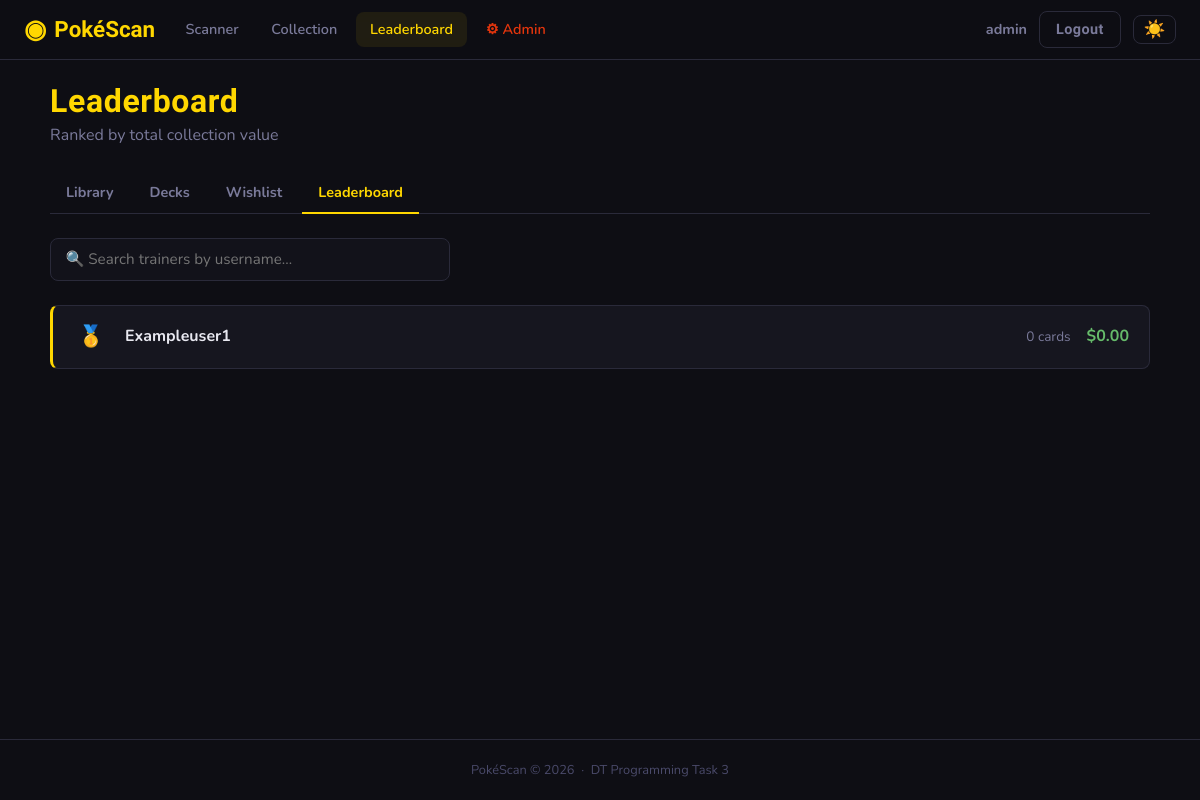
The app's page /collection/leaderboard (signed in), older data.
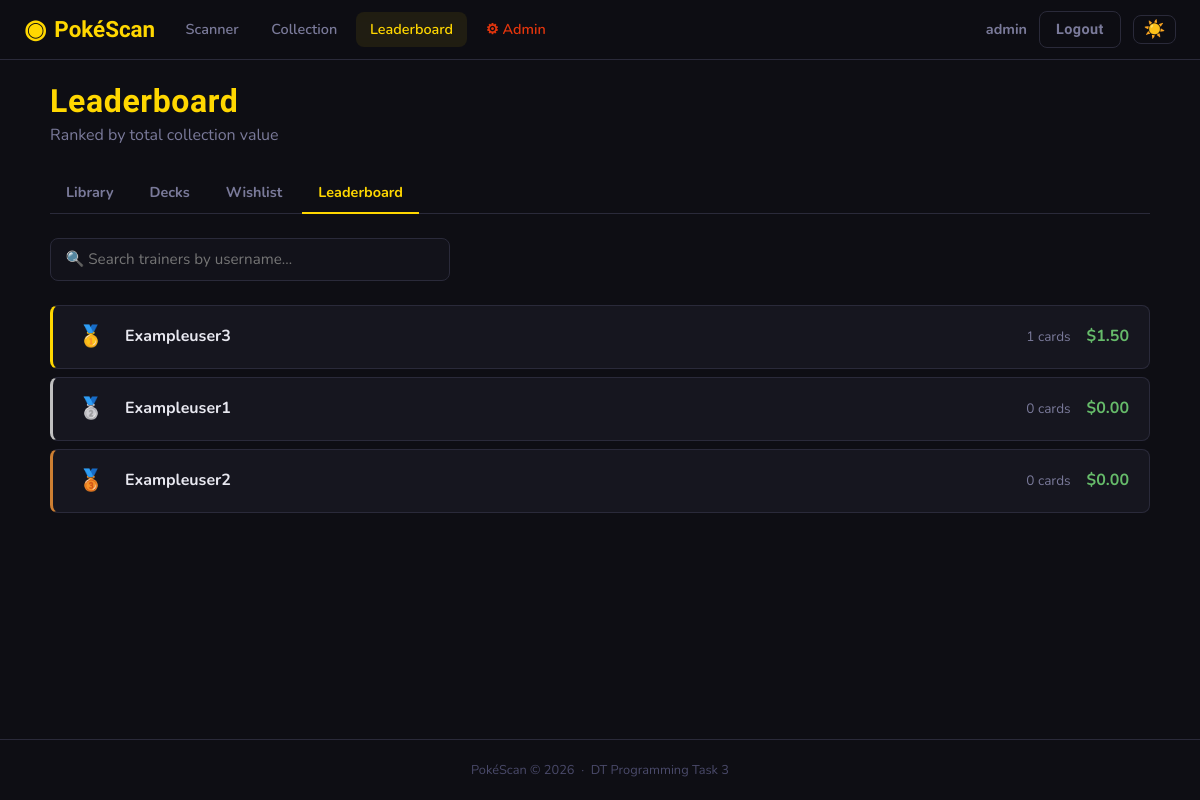
The same page, newer data.
### app/models.py (models this page shows, shortened)
class User(UserMixin, db.Model):
    __tablename__ = 'users'
    id         = db.Column(db.Integer, primary_key=True)
    username   = db.Column(db.String(80), unique=True, nullable=False)
    email      = db.Column(db.String(120), unique=True, nullable=False)
    password   = db.Column(db.String(256), nullable=False)
    role       = db.Column(db.String(20), nullable=False, default='user')
    created_at = db.Column(db.DateTime, default=datetime.utcnow)
    scans       = db.relationship('Scan',         backref='user', lazy=True, cascade='all, delete-orphan')
    decks       = db.relationship('Deck',         backref='user', lazy=True, cascade='all, delete-orphan')
    wishlist    = db.relationship('WishlistItem', backref='user', lazy=True, cascade='all, delete-orphan')
    @property
    def is_admin(self):
        return self.role == 'admin'
    @property
    def collection_value(self):
        scanned_card_ids = {s.card_id for s in self.scans}
        cards = Card.query.filter(Card.id.in_(scanned_card_ids)).all()
        return round(sum(c.market_value or 0 for c in cards), 2)
    @property
    def unique_card_count(self):
        return len({s.card_id for s in self.scans})

class Card(db.Model):
    __tablename__ = 'cards'
    id              = db.Column(db.Integer, primary_key=True)
    name            = db.Column(db.String(100), nullable=False)
    set_name        = db.Column(db.String(100), nullable=False)
    set_number      = db.Column(db.String(20))
    rarity          = db.Column(db.String(50))          # e.g. "Rare Holo", "Common"
    card_type       = db.Column(db.String(50))          # e.g. "Pokemon", "Trainer", "Energy"
    hp              = db.Column(db.Integer)
    pokemon_type    = db.Column(db.String(50))          # e.g. "Fire", "Water"
    description     = db.Column(db.Text)
    image_url       = db.Column(db.String(500))         # URL to card image
    market_value    = db.Column(db.Float, default=0.0)  # AUD value
    roboflow_class  = db.Column(db.String(100), unique=True, nullable=False)  # Matches Roboflow label exactly
    added_at        = db.Column(db.DateTime, default=datetime.utcnow)
    scans      = db.relationship('Scan',         backref='card', lazy=True)
    deck_cards = db.relationship('DeckCard',     backref='card', lazy=True, cascade='all, delete-orphan')
    wishlist   = db.relationship('WishlistItem', backref='card', lazy=True, cascade='all, delete-orphan')

### app/collection/routes.py (the view)
@collection_bp.route('/leaderboard')
@login_required
def leaderboard():
    users = User.query.filter_by(role='user').all()
    ranked = sorted(users, key=lambda u: u.collection_value, reverse=True)
    return render_template('collection/leaderboard.html', users=ranked)

### app/templates/collection/leaderboard.html (shortened to what this page needs)
{% extends "base.html" %}
{% block content %}
<div class="page-container">
    <div class="page-header">
        <div>
            <h1 class="page-title">Leaderboard</h1>
            <p class="page-subtitle">Ranked by total collection value</p>
        </div>
    </div>
    <div class="sub-nav">
        <a href="{{ url_for('collection.library') }}"     class="sub-link">Library</a>
        <a href="{{ url_for('collection.decks') }}"       class="sub-link">Decks</a>
        <a href="{{ url_for('collection.wishlist') }}"    class="sub-link">Wishlist</a>
        <a href="{{ url_for('collection.leaderboard') }}" class="sub-link active">Leaderboard</a>
    </div>
    <div class="user-search-wrap">
        <input type="text"
               id="userSearch"
               class="form-input"
               placeholder="🔍 Search trainers by username…"
               autocomplete="off">
    </div>
    <div class="leaderboard">
        {% for user in users %}
        <div class="lb-row {% if user.id == current_user.id %}lb-you{% endif %}
                           {% if loop.index == 1 %}lb-gold{% endif %}
                           {% if loop.index == 2 %}lb-silver{% endif %}
                           {% if loop.index == 3 %}lb-bronze{% endif %}">
            <span class="lb-rank">
                {% if loop.index == 1 %}🥇
                {% elif loop.index == 2 %}🥈
                {% elif loop.index == 3 %}🥉
                {% else %}#{{ loop.index }}{% endif %}
            </span>
            <span class="lb-name">
                {{ user.username }}
            </span>
            <span class="lb-cards">{{ user.unique_card_count }} cards</span>
            <span class="lb-value">${{ "%.2f"|format(user.collection_value) }}</span>
        </div>
        {% else %}
        <div class="empty-state">
            <p>No trainers yet — be the first to scan!</p>
        </div>
        {% endfor %}
    </div>
</div>
{% endblock %}

Row changes from the older to the newer data that the page shows:
added User: username "Exampleuser3", unique_card_count "1"
now on this page (row unchanged): Card: collection_value "1.50"
computed for User "Exampleuser1": text "🥇" → "🥈"
added User: username "Exampleuser2", unique_card_count "0", collection_value "0.00"
